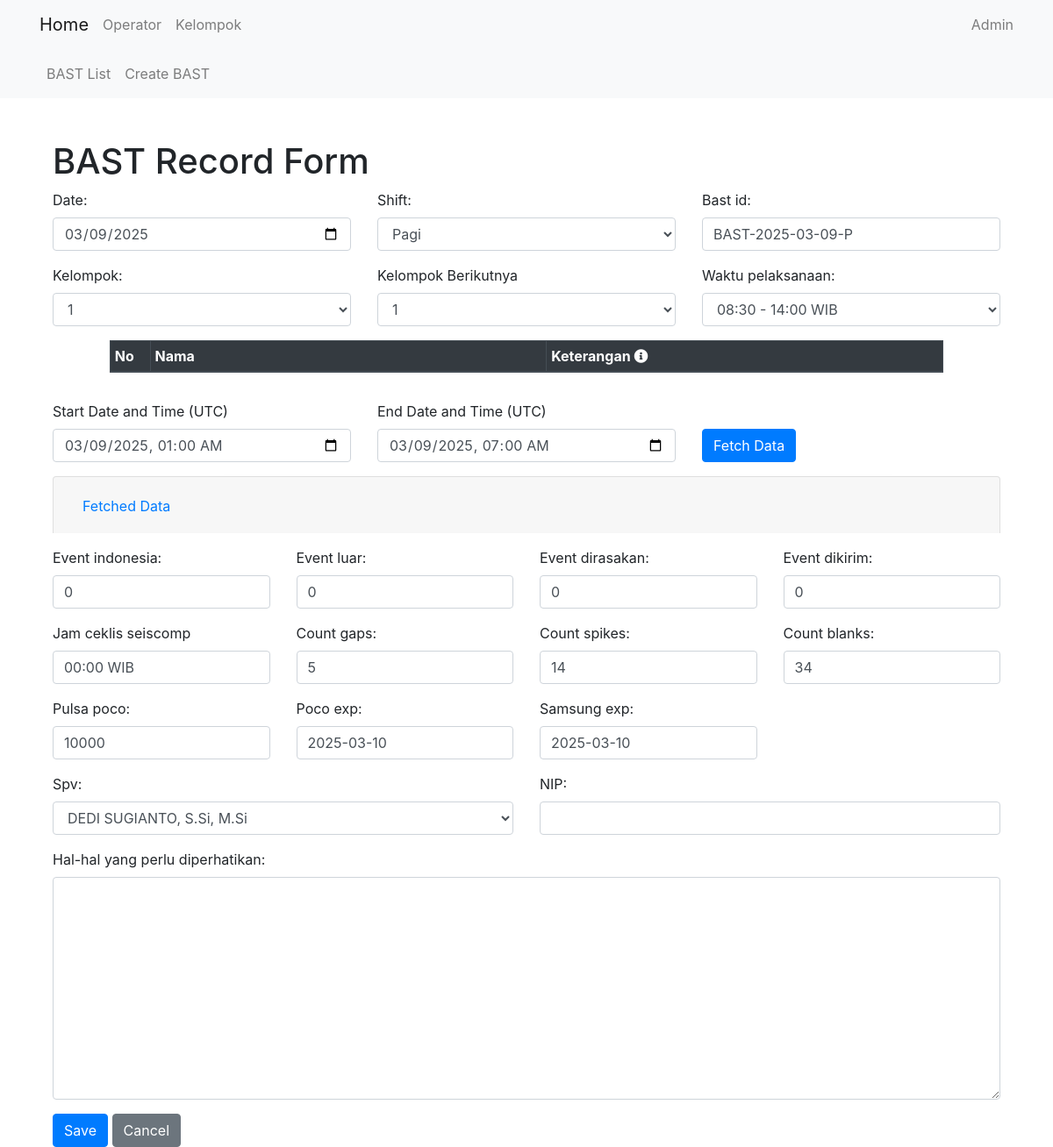
Before: /bast/update/6/ with the older database file.
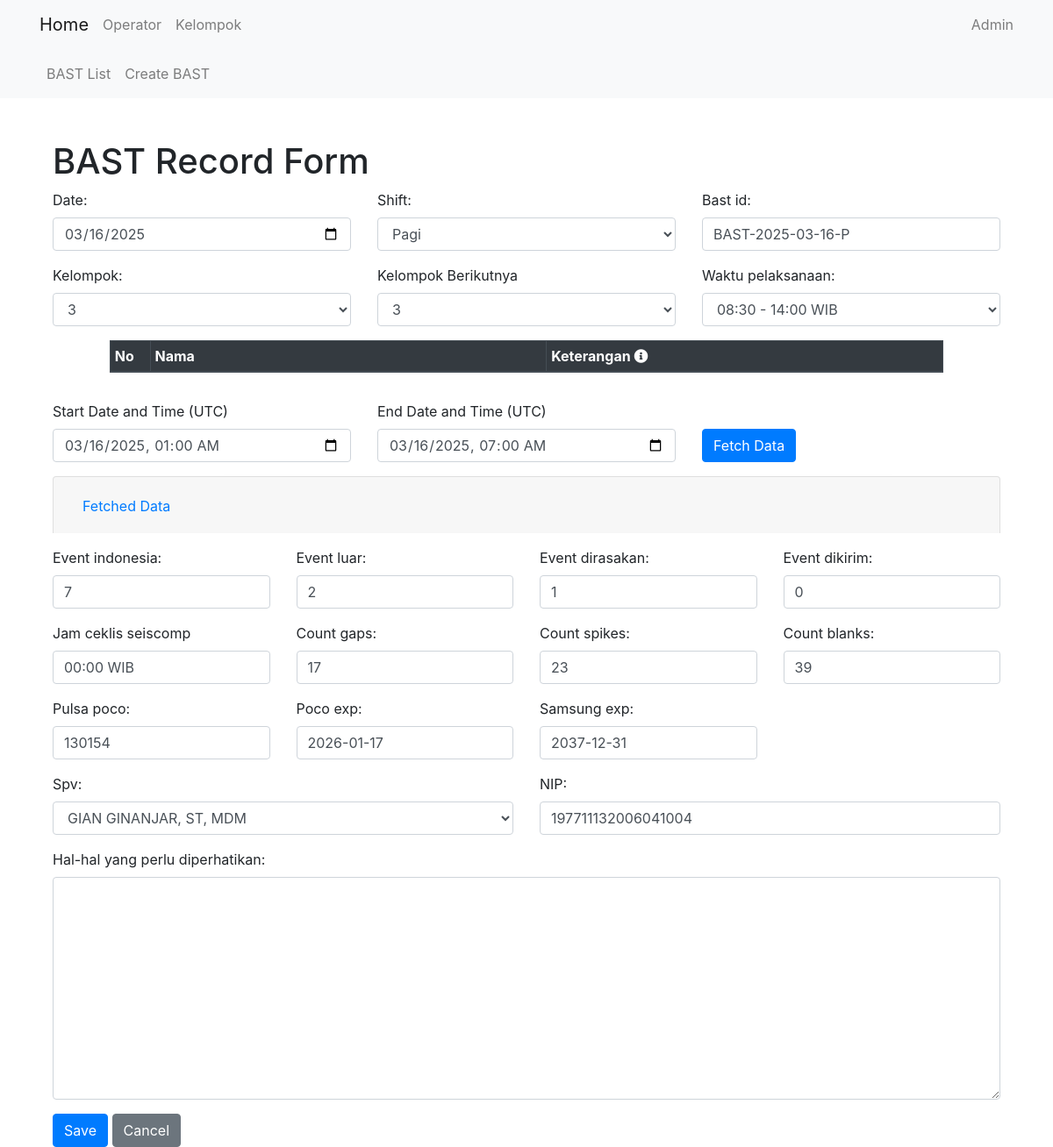
After: the same page with the newer database file.
### bast/models.py (models this page shows, shortened)
class BastRecordModel(models.Model):
    date = models.DateField(default=get_default_date)
    bast_id = models.CharField(max_length=17, default='0')
    waktu_pelaksanaan = models.CharField(choices=WAKTU_PELAKSANAAN, max_length=20, default='08:30 - 14:00 WIB', blank=True, null=True)
    shift = models.CharField(max_length=15, choices=SHIFT, default='Pagi')
    kelompok = models.CharField(max_length=1, choices=KELOMPOK, default='1')
    kel_berikut = models.CharField(max_length=1, choices=KELOMPOK, default='1')
    events = models.TextField(default='0')
    spv = models.ForeignKey(Operator, on_delete=models.CASCADE)
    NIP = models.CharField(max_length=18, default='0', blank=True)
    event_indonesia = models.IntegerField(default=0)
    event_luar = models.IntegerField(default=0)
    event_dirasakan = models.IntegerField(default=0)
    event_dikirim = models.IntegerField(default=0)
    member = models.TextField(max_length=1000, default='')
    count_gaps = models.IntegerField(default=0)
    count_spikes = models.IntegerField(default=0)
    count_blanks = models.IntegerField(default=0)
    waktu_cs = models.CharField(max_length=20, default='00:00 WIB', blank=True, null=True)
    pulsa_poco = models.IntegerField(default=0)
    poco_exp = models.DateField(default=lambda: timezone.datetime(2026, 1, 17, tzinfo=pytz.timezone('Asia/Jakarta')).date())
    samsung_exp = models.DateField(default=lambda: timezone.datetime(2037, 12, 31, tzinfo=pytz.timezone('Asia/Jakarta')).date())
    notes = models.TextField(max_length=1000, default='', blank=True, null=True)

### bast/views.py (the view, shortened to what this page needs)
# urls.py: path('update/<int:pk>/', views.BastRecordUpdateView.as_view(), name='bastrecord_update'),
class BastRecordUpdateView(UpdateView):
    model = BastRecordModel
    form_class = BastRecordForm
    template_name = 'bast/bastrecord_form.html'
    success_url = reverse_lazy('bast:bastrecord_list')
    def get_context_data(self, **kwargs):
        context = super().get_context_data(**kwargs)
        record = self.get_object()
        context['existing_data'] = record.events
        context['existing_member_data'] = record.member
        return context

### bast/forms.py
class BastRecordForm(forms.ModelForm):
    bast_id = forms.CharField()
    class Meta:
        model = BastRecordModel
        fields = '__all__'

### core/models.py (called while the page is built)
    def __str__(self):
        return self.name

### qc/templatetags/form_tags.py (called while the page is built)
@register.filter(name='add_class')
def add_class(field, css_class):
    return field.as_widget(attrs={"class": css_class})

### bast/templates/bast/bastrecord_form.html (shortened to what the changed rows need)
{% extends 'core/base.html' %}
{% block content %}
<div class="container">
    <h1 class="mt-5">BAST Record Form</h1>
    <form method="post" class="needs-validation" novalidate>
        {% load form_tags %}
        <div class="form-group row">
            <div class="col-md-4">
                {{ form.date.label_tag }}
                {{ form.date|add_class:"form-control" }}
            </div>
            <div class="col-md-4">
                {{ form.shift.label_tag }}
                {{ form.shift|add_class:"form-control" }}
            </div>
            <div class="col-md-4">
                {{ form.bast_id.label_tag }}
                {{ form.bast_id|add_class:"form-control" }}
            </div>
        </div>
        <div class="form-group">
            <div class="row">
                <div class="form-group col-md-4">
                    {{ form.kelompok.label_tag }}
                    {{ form.kelompok|add_class:"form-control" }}
                </div>
                <div class="form-group col-md-4">
                    <label for="{{ form.kel_berikut.id_for_label }}">Kelompok Berikutnya</label>
                    {{ form.kel_berikut|add_class:"form-control" }}
                </div>
                <div class="form-group col-md-4">
                    {{ form.waktu_pelaksanaan.label_tag }}
                    {{ form.waktu_pelaksanaan|add_class:"form-control" }}
                </div>
                <div class="table-responsive container" style="padding-right: 5em; padding-left: 5em;">
                    <table class="table table-bordered table-hover table-sm" id="member-data-table"
                        style="width: auto;">
                        <thead class="thead-dark">
                            <tr>
                                <th style="width: 1%;">No</th>
                                <th style="width: 20%;">Nama</th>
                                <th style="width: 20%;">Keterangan
                                    <span data-toggle="tooltip" data-placement="top"
                                        title="Isi keterangan dengan nama pengganti atau keterangan izin/cuti/SPT. Contoh: diganti Fajar">
                                        <i class="fas fa-info-circle"></i>
                                    </span>
                                </th>
                        </tr>
                        </thead>
                    </table>
                </div>
            </div>
        </div>
        <div class="form-group">
            <div class="form-group row">
                <div class="col-md-4">
                    <label for="datetime_bast_start">Start Date and Time (UTC)</label>
                    <input type="datetime-local" id="datetime_bast_start" class="form-control"
                        value="2024-12-14 00:00:00">
                </div>
                <div class="col-md-4">
                    <label for="datetime_bast_end">End Date and Time (UTC)</label>
                    <input type="datetime-local" id="datetime_bast_end" class="form-control"
                        value="2024-12-14 07:00:00">
                </div>
            </div>
            <div class="accordion" id="fetchedDataAccordion">
                <div class="card">
                    <div class="card-header" id="headingOne">
                        <h2 class="mb-0">
                            <button class="btn btn-link" type="button" data-toggle="collapse"
                                data-target="#fetchedDataSection" aria-expanded="true"
                                aria-controls="fetchedDataSection">
                                Fetched Data
                            </button>
                        </h2>
                    </div>
                </div>
                <div class="form-group row mt-3">
                    <div class="col-md-3">
                        {{ form.event_indonesia.label_tag }}
                        {{ form.event_indonesia|add_class:"form-control" }}
                    </div>
                    <div class="col-md-3">
                        {{ form.event_luar.label_tag }}
                        {{ form.event_luar|add_class:"form-control" }}
                    </div>
                    <div class="col-md-3">
                        {{ form.event_dirasakan.label_tag }}
                        {{ form.event_dirasakan|add_class:"form-control" }}
                    </div>
                    <div class="col-md-3">
                        {{ form.event_dikirim.label_tag }}
                        {{ form.event_dikirim|add_class:"form-control" }}
                    </div>
                </div>
                <div class="form-group row mt-3">
                    <div class="col-md-3">
                        <label for="{{ form.waktu_cs.id_for_label }}">Jam ceklis seiscomp</label>
                        {{ form.waktu_cs|add_class:"form-control" }}
                    </div>
                    <div class="col-md-3">
                        {{ form.count_gaps.label_tag }}
                        {{ form.count_gaps|add_class:"form-control" }}
                    </div>
                    <div class="col-md-3">
                        {{ form.count_spikes.label_tag }}
                        {{ form.count_spikes|add_class:"form-control" }}
                    </div>
                    <div class="col-md-3">
                        {{ form.count_blanks.label_tag }}
                        {{ form.count_blanks|add_class:"form-control" }}
                    </div>
                </div>
                <div class="form-group row mt-3">
                    <div class="col-md-3">
                        {{ form.pulsa_poco.label_tag }}
                        {{ form.pulsa_poco|add_class:"form-control" }}
                    </div>
                    <div class="col-md-3">
                        {{ form.poco_exp.label_tag }}
                        {{ form.poco_exp|add_class:"form-control" }}
                    </div>
                    <div class="col-md-3">
                        {{ form.samsung_exp.label_tag }}
                        {{ form.samsung_exp|add_class:"form-control" }}
                    </div>
                </div>
            </div>
        </div>
        <div class="form-group row">
            <div class="col-md-6">
                {{ form.spv.label_tag }}
                {{ form.spv|add_class:"form-control" }}
            </div>
            <div class="col-md-6">
                {{ form.NIP.label_tag }}
                {{ form.NIP|add_class:"form-control" }}
            </div>
        </div>
        <div class="form-group row">
            <div class="col">
                <label for="{{ form.notes.id_for_label }}">Hal-hal yang perlu diperhatikan:</label>
                {{ form.notes|add_class:"form-control" }}
            </div>
        </div>
    </form>
</div>
{% endblock %}

Changed rows visible on the page:
changed BastRecordModel "Pagi": date "03/09/2025" → "03/16/2025"; bast_id "BAST-2025-03-09-P" → "BAST-2025-03-16-P"; kelompok "1" → "3"; kel_berikut "1" → "3"; event_indonesia "0" → "7"; event_luar "0" → "2"; event_dirasakan "0" → "1"; count_gaps "5" → "17"; count_spikes "14" → "23"; count_blanks "34" → "39"; pulsa_poco "10000" → "130154"; poco_exp "2025-03-10" → "2026-01-17"; samsung_exp "2025-03-10" → "2037-12-31"; spv "DEDI SUGIANTO, S.Si, M.Si" → "GIAN GINANJAR, ST, MDM"; NIP (not shown) → "197711132006041004"
Other visible differences:
form field value: "03/09/2025 01:00" → "03/16/2025 01:00"
form field value: "03/09/2025 07:00" → "03/16/2025 07:00"
